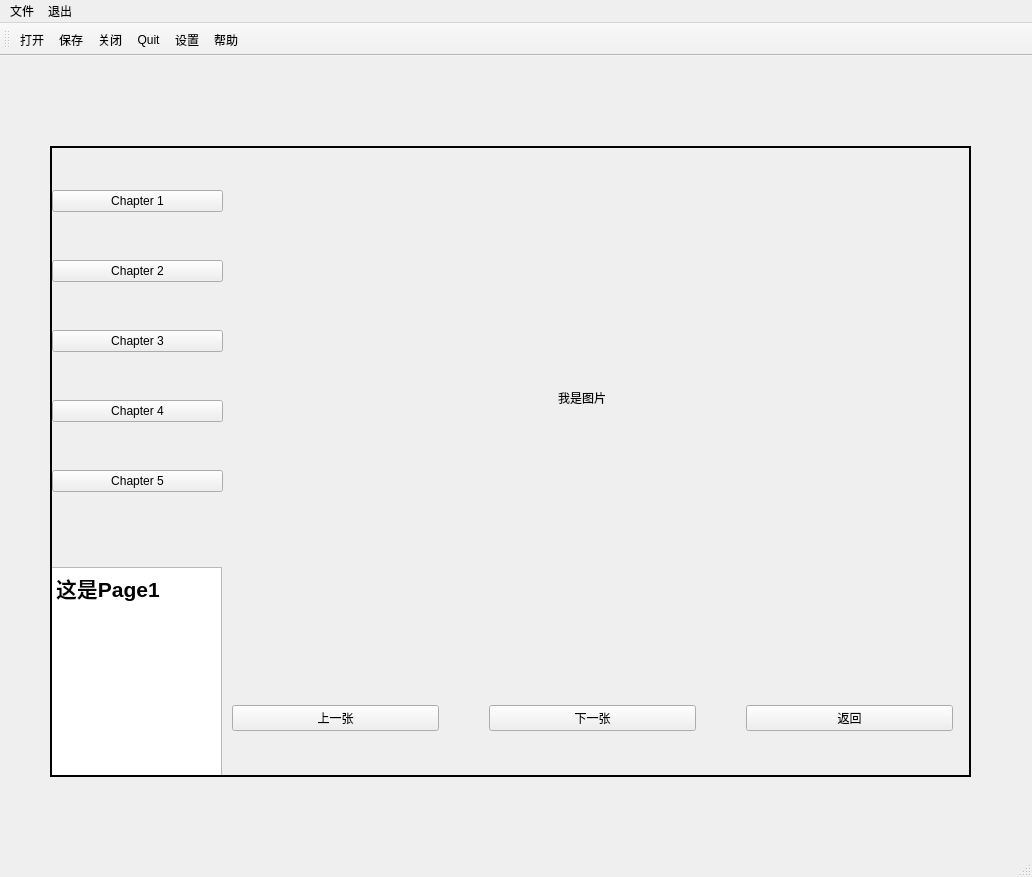
<?xml version="1.0" encoding="UTF-8"?>
<ui version="4.0">
 <class>MainWindow</class>
 <widget class="QMainWindow" name="MainWindow">
  <property name="geometry">
   <rect>
    <x>0</x>
    <y>0</y>
    <width>1032</width>
    <height>877</height>
   </rect>
  </property>
  <property name="windowTitle">
   <string>数字图像处理</string>
  </property>
  <property name="windowIcon">
   <iconset>
    <normaloff>../../../../../../Pictures/屏幕截图 2023-08-31 183618.png</normaloff>../../../../../../Pictures/屏幕截图 2023-08-31 183618.png</iconset>
  </property>
  <widget class="QWidget" name="centralwidget">
   <widget class="QStackedWidget" name="stackedWidget">
    <property name="geometry">
     <rect>
      <x>50</x>
      <y>90</y>
      <width>921</width>
      <height>631</height>
     </rect>
    </property>
    <property name="frameShape">
     <enum>QFrame::WinPanel</enum>
    </property>
    <property name="frameShadow">
     <enum>QFrame::Plain</enum>
    </property>
    <property name="lineWidth">
     <number>3</number>
    </property>
    <property name="currentIndex">
     <number>0</number>
    </property>
    <widget class="QWidget" name="page_0">
     <widget class="QWidget" name="verticalLayoutWidget">
      <property name="geometry">
       <rect>
        <x>0</x>
        <y>0</y>
        <width>171</width>
        <height>391</height>
       </rect>
      </property>
      <layout class="QVBoxLayout" name="verticalLayout">
       <item>
        <widget class="QPushButton" name="pushButton_1">
         <property name="text">
          <string>Chapter 1</string>
         </property>
        </widget>
       </item>
       <item>
        <widget class="QPushButton" name="pushButton_2">
         <property name="text">
          <string>Chapter 2</string>
         </property>
        </widget>
       </item>
       <item>
        <widget class="QPushButton" name="pushButton_3">
         <property name="text">
          <string>Chapter 3</string>
         </property>
        </widget>
       </item>
       <item>
        <widget class="QPushButton" name="pushButton_4">
         <property name="text">
          <string>Chapter 4</string>
         </property>
        </widget>
       </item>
       <item>
        <widget class="QPushButton" name="pushButton_5">
         <property name="text">
          <string>Chapter 5</string>
         </property>
        </widget>
       </item>
      </layout>
     </widget>
     <widget class="QWidget" name="verticalLayoutWidget_2">
      <property name="geometry">
       <rect>
        <x>-1</x>
        <y>419</y>
        <width>171</width>
        <height>211</height>
       </rect>
      </property>
      <layout class="QVBoxLayout" name="verticalLayout_2">
       <item>
        <widget class="QTextEdit" name="textEdit">
         <property name="html">
          <string>&lt;!DOCTYPE HTML PUBLIC &quot;-//W3C//DTD HTML 4.0//EN&quot; &quot;http://www.w3.org/TR/REC-html40/strict.dtd&quot;&gt;
&lt;html&gt;&lt;head&gt;&lt;meta name=&quot;qrichtext&quot; content=&quot;1&quot; /&gt;&lt;style type=&quot;text/css&quot;&gt;
p, li { white-space: pre-wrap; }
&lt;/style&gt;&lt;/head&gt;&lt;body style=&quot; font-family:'SimSun'; font-size:9pt; font-weight:400; font-style:normal;&quot;&gt;
&lt;p style=&quot; margin-top:0px; margin-bottom:0px; margin-left:0px; margin-right:0px; -qt-block-indent:0; text-indent:0px;&quot;&gt;&lt;span style=&quot; font-size:16pt; font-weight:600;&quot;&gt;这是Page1&lt;/span&gt;&lt;/p&gt;&lt;/body&gt;&lt;/html&gt;</string>
         </property>
        </widget>
       </item>
      </layout>
     </widget>
     <widget class="QWidget" name="horizontalLayoutWidget">
      <property name="geometry">
       <rect>
        <x>180</x>
        <y>530</y>
        <width>721</width>
        <height>80</height>
       </rect>
      </property>
      <layout class="QHBoxLayout" name="horizontalLayout">
       <property name="spacing">
        <number>50</number>
       </property>
       <item>
        <widget class="QPushButton" name="pushButton_6">
         <property name="text">
          <string>上一张</string>
         </property>
        </widget>
       </item>
       <item>
        <widget class="QPushButton" name="pushButton_7">
         <property name="text">
          <string>下一张</string>
         </property>
        </widget>
       </item>
       <item>
        <widget class="QPushButton" name="pushButton_8">
         <property name="text">
          <string>返回</string>
         </property>
        </widget>
       </item>
      </layout>
     </widget>
     <widget class="QLabel" name="label">
      <property name="geometry">
       <rect>
        <x>380</x>
        <y>100</y>
        <width>300</width>
        <height>300</height>
       </rect>
      </property>
      <property name="text">
       <string>我是图片</string>
      </property>
      <property name="alignment">
       <set>Qt::AlignCenter</set>
      </property>
     </widget>
    </widget>
    <widget class="QWidget" name="page_1">
     <widget class="QWidget" name="verticalLayoutWidget_3">
      <property name="geometry">
       <rect>
        <x>-1</x>
        <y>419</y>
        <width>171</width>
        <height>211</height>
       </rect>
      </property>
      <layout class="QVBoxLayout" name="verticalLayout_3">
       <item>
        <widget class="QTextEdit" name="textEdit_2">
         <property name="html">
          <string>&lt;!DOCTYPE HTML PUBLIC &quot;-//W3C//DTD HTML 4.0//EN&quot; &quot;http://www.w3.org/TR/REC-html40/strict.dtd&quot;&gt;
&lt;html&gt;&lt;head&gt;&lt;meta name=&quot;qrichtext&quot; content=&quot;1&quot; /&gt;&lt;style type=&quot;text/css&quot;&gt;
p, li { white-space: pre-wrap; }
&lt;/style&gt;&lt;/head&gt;&lt;body style=&quot; font-family:'SimSun'; font-size:9pt; font-weight:400; font-style:normal;&quot;&gt;
&lt;p style=&quot; margin-top:0px; margin-bottom:0px; margin-left:0px; margin-right:0px; -qt-block-indent:0; text-indent:0px;&quot;&gt;&lt;span style=&quot; font-size:16pt; font-weight:600;&quot;&gt;这是Page2&lt;/span&gt;&lt;/p&gt;&lt;/body&gt;&lt;/html&gt;</string>
         </property>
        </widget>
       </item>
      </layout>
     </widget>
     <widget class="QWidget" name="verticalLayoutWidget_4">
      <property name="geometry">
       <rect>
        <x>0</x>
        <y>0</y>
        <width>171</width>
        <height>391</height>
       </rect>
      </property>
      <layout class="QVBoxLayout" name="verticalLayout_4">
       <item>
        <widget class="QPushButton" name="pushButton_9">
         <property name="text">
          <string>Chapter 1</string>
         </property>
        </widget>
       </item>
       <item>
        <widget class="QPushButton" name="pushButton_10">
         <property name="text">
          <string>Chapter 2</string>
         </property>
        </widget>
       </item>
       <item>
        <widget class="QPushButton" name="pushButton_11">
         <property name="text">
          <string>Chapter 3</string>
         </property>
        </widget>
       </item>
       <item>
        <widget class="QPushButton" name="pushButton_12">
         <property name="text">
          <string>Chapter 4</string>
         </property>
        </widget>
       </item>
       <item>
        <widget class="QPushButton" name="pushButton_13">
         <property name="text">
          <string>Chapter 5</string>
         </property>
        </widget>
       </item>
      </layout>
     </widget>
     <widget class="QWidget" name="horizontalLayoutWidget_2">
      <property name="geometry">
       <rect>
        <x>180</x>
        <y>530</y>
        <width>721</width>
        <height>80</height>
       </rect>
      </property>
      <layout class="QHBoxLayout" name="horizontalLayout_2">
       <property name="spacing">
        <number>50</number>
       </property>
       <item>
        <widget class="QPushButton" name="pushButton_14">
         <property name="text">
          <string>上一张</string>
         </property>
        </widget>
       </item>
       <item>
        <widget class="QPushButton" name="pushButton_15">
         <property name="text">
          <string>下一张</string>
         </property>
        </widget>
       </item>
       <item>
        <widget class="QPushButton" name="pushButton_16">
         <property name="text">
          <string>返回</string>
         </property>
        </widget>
       </item>
      </layout>
     </widget>
     <widget class="QWidget" name="gridLayoutWidget">
      <property name="geometry">
       <rect>
        <x>190</x>
        <y>310</y>
        <width>691</width>
        <height>201</height>
       </rect>
      </property>
      <layout class="QGridLayout" name="gridLayout">
       <item row="1" column="0">
        <widget class="QLabel" name="label_3">
         <property name="text">
          <string>亮度：</string>
         </property>
         <property name="alignment">
          <set>Qt::AlignCenter</set>
         </property>
        </widget>
       </item>
       <item row="2" column="0">
        <widget class="QLabel" name="label_4">
         <property name="text">
          <string>对比度：</string>
         </property>
         <property name="alignment">
          <set>Qt::AlignCenter</set>
         </property>
        </widget>
       </item>
       <item row="0" column="1">
        <widget class="QSpinBox" name="spinBox"/>
       </item>
       <item row="2" column="1">
        <widget class="QSpinBox" name="spinBox_4"/>
       </item>
       <item row="1" column="2">
        <widget class="QLabel" name="label_6">
         <property name="text">
          <string>模糊：</string>
         </property>
         <property name="alignment">
          <set>Qt::AlignCenter</set>
         </property>
        </widget>
       </item>
       <item row="0" column="2">
        <widget class="QLabel" name="label_5">
         <property name="text">
          <string>锐化：</string>
         </property>
         <property name="alignment">
          <set>Qt::AlignCenter</set>
         </property>
        </widget>
       </item>
       <item row="0" column="3">
        <widget class="QSpinBox" name="spinBox_2"/>
       </item>
       <item row="2" column="2">
        <widget class="QLabel" name="label_7">
         <property name="text">
          <string>杂点：</string>
         </property>
         <property name="alignment">
          <set>Qt::AlignCenter</set>
         </property>
        </widget>
       </item>
       <item row="0" column="0">
        <widget class="QLabel" name="label_2">
         <property name="text">
          <string>曝光：</string>
         </property>
         <property name="alignment">
          <set>Qt::AlignCenter</set>
         </property>
        </widget>
       </item>
       <item row="1" column="1">
        <widget class="QSpinBox" name="spinBox_3"/>
       </item>
       <item row="1" column="3">
        <widget class="QSpinBox" name="spinBox_5"/>
       </item>
       <item row="2" column="3">
        <widget class="QSpinBox" name="spinBox_6"/>
       </item>
      </layout>
     </widget>
     <widget class="QWidget" name="horizontalLayoutWidget_3">
      <property name="geometry">
       <rect>
        <x>190</x>
        <y>50</y>
        <width>691</width>
        <height>181</height>
       </rect>
      </property>
      <layout class="QHBoxLayout" name="horizontalLayout_3">
       <item>
        <widget class="QLabel" name="label_9">
         <property name="text">
          <string>图片1</string>
         </property>
         <property name="alignment">
          <set>Qt::AlignCenter</set>
         </property>
        </widget>
       </item>
       <item>
        <widget class="QLabel" name="label_8">
         <property name="text">
          <string>图片2</string>
         </property>
         <property name="alignment">
          <set>Qt::AlignCenter</set>
         </property>
        </widget>
       </item>
      </layout>
     </widget>
    </widget>
    <widget class="QWidget" name="page_2">
     <widget class="QTextEdit" name="textEdit_3">
      <property name="geometry">
       <rect>
        <x>0</x>
        <y>420</y>
        <width>169</width>
        <height>209</height>
       </rect>
      </property>
      <property name="html">
       <string>&lt;!DOCTYPE HTML PUBLIC &quot;-//W3C//DTD HTML 4.0//EN&quot; &quot;http://www.w3.org/TR/REC-html40/strict.dtd&quot;&gt;
&lt;html&gt;&lt;head&gt;&lt;meta name=&quot;qrichtext&quot; content=&quot;1&quot; /&gt;&lt;style type=&quot;text/css&quot;&gt;
p, li { white-space: pre-wrap; }
&lt;/style&gt;&lt;/head&gt;&lt;body style=&quot; font-family:'SimSun'; font-size:9pt; font-weight:400; font-style:normal;&quot;&gt;
&lt;p style=&quot; margin-top:0px; margin-bottom:0px; margin-left:0px; margin-right:0px; -qt-block-indent:0; text-indent:0px;&quot;&gt;&lt;span style=&quot; font-size:16pt; font-weight:600;&quot;&gt;这是Page3&lt;/span&gt;&lt;/p&gt;&lt;/body&gt;&lt;/html&gt;</string>
      </property>
     </widget>
     <widget class="QWidget" name="verticalLayoutWidget_5">
      <property name="geometry">
       <rect>
        <x>0</x>
        <y>0</y>
        <width>171</width>
        <height>391</height>
       </rect>
      </property>
      <layout class="QVBoxLayout" name="verticalLayout_6">
       <item>
        <widget class="QPushButton" name="pushButton_22">
         <property name="text">
          <string>Chapter 1</string>
         </property>
        </widget>
       </item>
       <item>
        <widget class="QPushButton" name="pushButton_23">
         <property name="text">
          <string>Chapter 2</string>
         </property>
        </widget>
       </item>
       <item>
        <widget class="QPushButton" name="pushButton_24">
         <property name="text">
          <string>Chapter 3</string>
         </property>
        </widget>
       </item>
       <item>
        <widget class="QPushButton" name="pushButton_25">
         <property name="text">
          <string>Chapter 4</string>
         </property>
        </widget>
       </item>
       <item>
        <widget class="QPushButton" name="pushButton_26">
         <property name="text">
          <string>Chapter 5</string>
         </property>
        </widget>
       </item>
      </layout>
     </widget>
     <widget class="QWidget" name="horizontalLayoutWidget_4">
      <property name="geometry">
       <rect>
        <x>190</x>
        <y>530</y>
        <width>711</width>
        <height>80</height>
       </rect>
      </property>
      <layout class="QHBoxLayout" name="horizontalLayout_4">
       <property name="spacing">
        <number>50</number>
       </property>
       <item>
        <widget class="QPushButton" name="pushButton_27">
         <property name="text">
          <string>确定</string>
         </property>
        </widget>
       </item>
       <item>
        <widget class="QPushButton" name="pushButton_28">
         <property name="text">
          <string>取消</string>
         </property>
        </widget>
       </item>
      </layout>
     </widget>
     <widget class="QTableWidget" name="tableWidget">
      <property name="geometry">
       <rect>
        <x>190</x>
        <y>1</y>
        <width>731</width>
        <height>471</height>
       </rect>
      </property>
      <row>
       <property name="text">
        <string>1</string>
       </property>
      </row>
      <row>
       <property name="text">
        <string>2</string>
       </property>
      </row>
      <row>
       <property name="text">
        <string>3</string>
       </property>
      </row>
      <row>
       <property name="text">
        <string>4</string>
       </property>
      </row>
      <row>
       <property name="text">
        <string>5</string>
       </property>
      </row>
      <row>
       <property name="text">
        <string>6</string>
       </property>
      </row>
      <row>
       <property name="text">
        <string>7</string>
       </property>
      </row>
      <row>
       <property name="text">
        <string>8</string>
       </property>
      </row>
      <column>
       <property name="text">
        <string>1</string>
       </property>
      </column>
      <column>
       <property name="text">
        <string>2</string>
       </property>
      </column>
      <column>
       <property name="text">
        <string>3</string>
       </property>
      </column>
      <column>
       <property name="text">
        <string>4</string>
       </property>
      </column>
      <column>
       <property name="text">
        <string>5</string>
       </property>
      </column>
      <column>
       <property name="text">
        <string>6</string>
       </property>
      </column>
      <column>
       <property name="text">
        <string>7</string>
       </property>
      </column>
      <column>
       <property name="text">
        <string/>
       </property>
      </column>
     </widget>
    </widget>
   </widget>
  </widget>
  <widget class="QMenuBar" name="menubar">
   <property name="geometry">
    <rect>
     <x>0</x>
     <y>0</y>
     <width>1032</width>
     <height>26</height>
    </rect>
   </property>
   <widget class="QMenu" name="menu">
    <property name="title">
     <string>文件</string>
    </property>
    <addaction name="actionOpen"/>
    <addaction name="actionSave"/>
    <addaction name="actionClose"/>
   </widget>
   <widget class="QMenu" name="menuQuit">
    <property name="title">
     <string>退出</string>
    </property>
    <addaction name="actionQuit"/>
   </widget>
   <addaction name="menu"/>
   <addaction name="menuQuit"/>
  </widget>
  <widget class="QStatusBar" name="statusbar"/>
  <widget class="QToolBar" name="toolBar">
   <property name="windowTitle">
    <string>toolBar</string>
   </property>
   <attribute name="toolBarArea">
    <enum>TopToolBarArea</enum>
   </attribute>
   <attribute name="toolBarBreak">
    <bool>false</bool>
   </attribute>
   <addaction name="actionOpen"/>
   <addaction name="actionSave"/>
   <addaction name="actionClose"/>
   <addaction name="actionQuit"/>
   <addaction name="actionSetup"/>
   <addaction name="actionHelp"/>
  </widget>
  <action name="actionOpen">
   <property name="text">
    <string>打开</string>
   </property>
  </action>
  <action name="actionSave">
   <property name="text">
    <string>保存</string>
   </property>
  </action>
  <action name="actionClose">
   <property name="text">
    <string>关闭</string>
   </property>
  </action>
  <action name="actionQuit">
   <property name="text">
    <string>Quit</string>
   </property>
  </action>
  <action name="actionSetup">
   <property name="text">
    <string>设置</string>
   </property>
   <property name="shortcut">
    <string>Ctrl+Q</string>
   </property>
  </action>
  <action name="actionHelp">
   <property name="text">
    <string>帮助</string>
   </property>
   <property name="shortcut">
    <string>Ctrl+H</string>
   </property>
  </action>
 </widget>
 <resources/>
 <connections>
  <connection>
   <sender>actionQuit</sender>
   <signal>triggered()</signal>
   <receiver>MainWindow</receiver>
   <slot>close()</slot>
   <hints>
    <hint type="sourcelabel">
     <x>-1</x>
     <y>-1</y>
    </hint>
    <hint type="destinationlabel">
     <x>399</x>
     <y>299</y>
    </hint>
   </hints>
  </connection>
 </connections>
 <slots>
  <slot>click_pushButton_2()</slot>
  <slot>click_pushButton_1()</slot>
  <slot>click_pushButton_3()</slot>
 </slots>
</ui>
